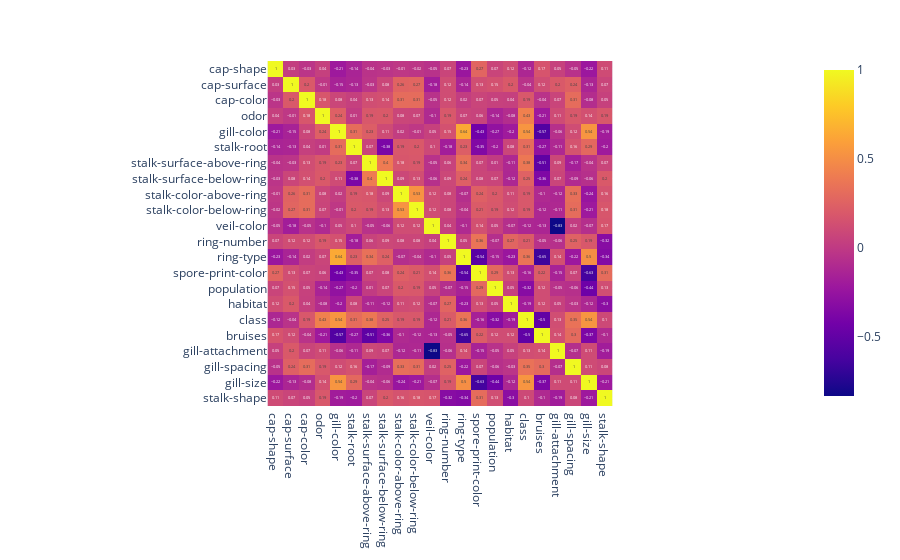

Here is the notebook cell this chart was saved with:
### Code cell
def show_correlation(dataframe):
    '''
    Function drows dataset correlation matrix
    '''
    df_graph = round(dataframe.corr(),2)
    fig = px.imshow(df_graph, text_auto=True)
    fig.show()
    fig.write_html("correlation.html")
    
# look Species counts 
show_correlation(df)

### Figure 1 — Plotly figure (JSON) as saved in the notebook; plotly's stock layout.template omitted (floating-point values rounded to 4 significant figures; data arrays with more than 128 entries replaced by an {"elided": "..."} marker saying what was removed)
{"data": [{"coloraxis": "coloraxis", "hovertemplate": "x: %{x}<br>y: %{y}<br>color: %{z}<extra></extra>", "name": "0", "texttemplate": "%{z}", "type": "heatmap", "x": ["cap-shape", "cap-surface", "cap-color", "odor", "gill-color", "stalk-root", "stalk-surface-above-ring", "stalk-surface-below-ring", "stalk-color-above-ring", "stalk-color-below-ring", "veil-color", "ring-number", "ring-type", "spore-print-color", "population", "habitat", "class", "bruises", "gill-attachment", "gill-spacing", "gill-size", "stalk-shape"], "xaxis": "x", "y": ["cap-shape", "cap-surface", "cap-color", "odor", "gill-color", "stalk-root", "stalk-surface-above-ring", "stalk-surface-below-ring", "stalk-color-above-ring", "stalk-color-below-ring", "veil-color", "ring-number", "ring-type", "spore-print-color", "population", "habitat", "class", "bruises", "gill-attachment", "gill-spacing", "gill-size", "stalk-shape"], "yaxis": "y", "z": {"elided": "22x22 float values"}}], "layout": {"coloraxis": {"colorscale": [[0, "#0d0887"], [0.1111, "#46039f"], [0.2222, "#7201a8"], [0.3333, "#9c179e"], [0.4444, "#bd3786"], [0.5556, "#d8576b"], [0.6667, "#ed7953"], [0.7778, "#fb9f3a"], [0.8889, "#fdca26"], [1, "#f0f921"]]}, "margin": {"t": 60}, "xaxis": {"anchor": "y", "constrain": "domain", "domain": [0, 1], "scaleanchor": "y"}, "yaxis": {"anchor": "x", "autorange": "reversed", "constrain": "domain", "domain": [0, 1]}}}
